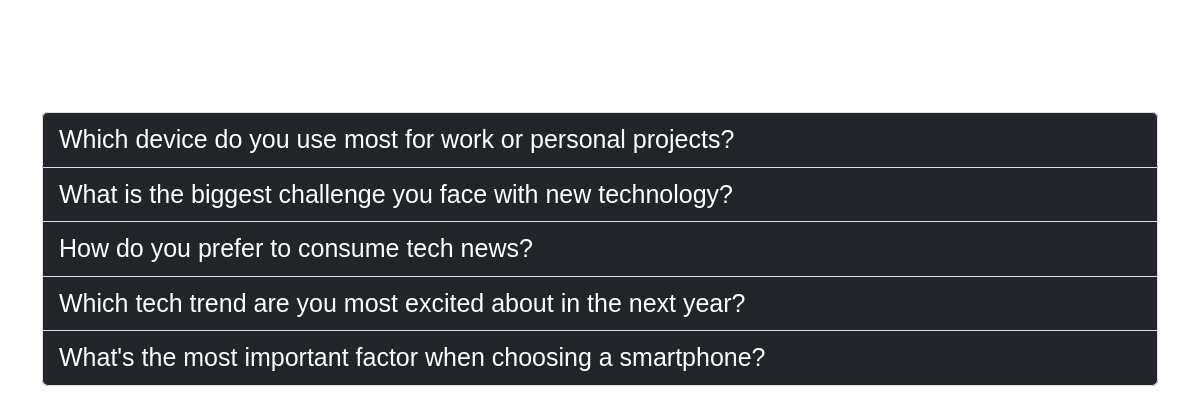
The page / on the database its author committed.
### poll/models.py (models this page shows, shortened)
class Question(models.Model):
    question_text = models.CharField(max_length=255)
    pub_date = models.DateTimeField(auto_now_add=True)

### poll/views.py (the view)
# urls.py: path('', views.home, name='home'),
def home(request):
    questions = Question.objects.all().order_by('-pub_date')
    return render(request, 'poll/home.html', {'questions': questions})

### poll/templates/poll/home.html
{% extends "poll/base.html" %}
{% block content %} {% load static %}
<link rel="stylesheet" type="text/css" href="{% static 'poll/style.css' %}" />
<h1 class="mt-5 text-white">Tech Polls</h1>
<ul class="list-group mt-3 bg-dark">
  {% for question in questions %}
  <li class="list-group-item bg-dark text-white">
    <a href="{% url 'vote' question.id %}">{{ question.question_text }}</a>
  </li>
  {% endfor %}
</ul>
{% endblock %}

### poll/templates/poll/base.html (shortened to what this page needs)
<!DOCTYPE html>
<html lang="en">
  <head>
    {% load static%}
    <link
      rel="stylesheet"
      type="text/css"
      href="{% static 'poll/style.css' %}"
    />
    <link
      href="https://cdn.jsdelivr.net/npm/bootstrap@5.3.6/dist/css/bootstrap.min.css"
      rel="stylesheet"
    />
  </head>
  <body>
    <div class="container">{% block content %}{% endblock content %}</div>
  </body>
</html>

### poll/static/poll/style.css (style rules this page uses)
body { font-family: Impact, Haettenschweiler, 'Arial Narrow Bold', sans-serif; font-size: 25px; background: url("./images/john-towner-JgOeRuGD_Y4-unsplash.jpg") no-repeat; background-size: cover; color: white; }
li a { text-decoration: none; list-style: none; color: white; }
li { list-style: none; }

### rows shown on the page
Question: question_text "Which device do you use most for work or personal projects?"
Question: question_text "What is the biggest challenge you face with new technology?"
Question: question_text "How do you prefer to consume tech news?"
Question: question_text "Which tech trend are you most excited about in the next year?"
Question: question_text "What's the most important factor when choosing a smartphone?"
